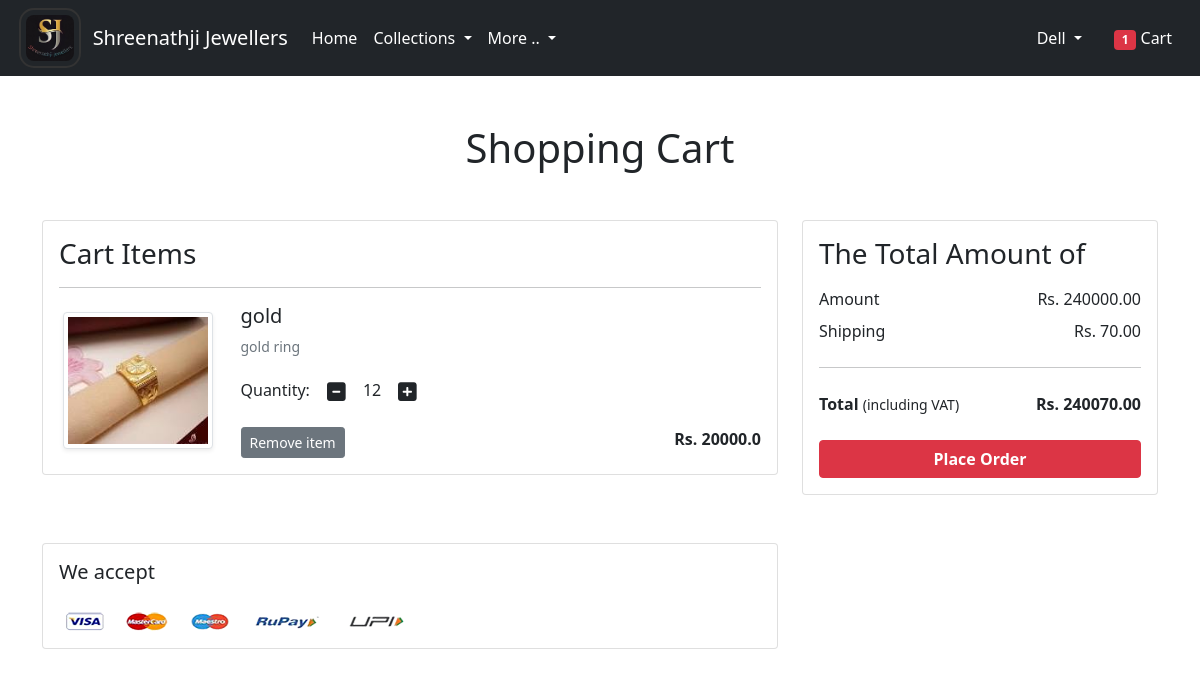
Page /cart/ (signed in) on the committed database.
### app/models.py (models this page shows, shortened)
class Cart(models.Model):
 user = models.ForeignKey(User, on_delete=models.CASCADE)
 product = models.ForeignKey(Product, on_delete=models.CASCADE)
 quantity = models.PositiveIntegerField(default=1)
 def __str__(self):
  return str(self.id)

class Product(models.Model):
 title = models.CharField(max_length=100)
 selling_price = models.FloatField()
 discounted_price = models.FloatField()
 description = models.TextField()
 brand = models.CharField(max_length=100)
 category = models.CharField( choices=CATEGORY_CHOICES, max_length=2)
 product_image = models.ImageField(upload_to='productimg')

### app/views.py (the view)
# urls.py: path('cart/', views.show_cart, name='showcart'),
@login_required
def show_cart(request):
	totalitem = 0
	if request.user.is_authenticated:
		totalitem = len(Cart.objects.filter(user=request.user))
		user = request.user
		cart = Cart.objects.filter(user=user)
		amount = 0.0
		shipping_amount = 70.0
		totalamount=0.0
		cart_product = [p for p in Cart.objects.all() if p.user == request.user]
		print(cart_product)
		if cart_product:
			for p in cart_product:
				tempamount = (p.quantity * p.product.discounted_price)
				amount += tempamount
				totalamount = amount+shipping_amount
			return render(request, 'app/addtocart.html', {'carts':cart, 'amount':amount, 'totalamount':totalamount, 'totalitem':totalitem})
		else:
			return render(request, 'app/emptycart.html', {'totalitem':totalitem})
	else:
		return render(request, 'app/emptycart.html', {'totalitem':totalitem})

### app/templates/app/addtocart.html (shortened to what this page needs)
{% extends 'app/base.html' %}
{% load static %}
{% block main-content %}
<div class="container my-5">
 <div class="row">
  <h1 class="text-center mb-5">Shopping Cart</h1>
  <div class="col-sm-8">
  <div class="card">
   <div class="card-body">
    <h3>Cart Items</h3>
    {% for cart in carts %}
    <hr>
    <div class="row">
     <div class="col-sm-3 text-center align-self-center"><img src="{{cart.product.product_image.url}}" alt="" srcset="" class="img-fluid img-thumbnail shadow-sm" height="150" width="150"> </div>
     <div class="col-sm-9">
      <div>
       <h5>{{cart.product.title}}</h5>
       <p class="mb-2 text-muted small">{{cart.product.description}}</p>
       <div class="my-3">
        <label for="quantity">Quantity:</label>
        <a class="minus-cart btn" pid="{{cart.product.id}}"><i class="fas fa-minus-square fa-lg"></i></a>
          <span id="quantity">{{cart.quantity}}</span>
        <a class="plus-cart btn" pid="{{cart.product.id}}"><i class="fas fa-plus-square fa-lg"></i></a>
       </div>
       <div class="d-flex justify-content-between">
        <a class="btn btn-sm btn-secondary mr-3 remove-cart" pid={{cart.product.id}}>Remove item </a>
        <p class="mb-0"><span><strong>Rs. {{cart.product.discounted_price}}</strong></span></p>
       </div>
      </div>
     </div>
    </div>
    {% endfor %}
   </div>
   </div>
  </div>
  <div class="col-sm-4">
   <div class="card">
    <div class="card-body">
      <h3>The Total Amount of</h3>
      <ul class="list-group">
       <li class="list-group-item d-flex justify-content-between align-items-center border-0 px-0 pb-0">Amount<span>Rs. <span id="amount">{{amount|floatformat:2}}</span> </span></li>
       <li class="list-group-item d-flex justify-content-between align-items-center border-0 px-0">Shipping<span>Rs. 70.00</span></li>
       <hr>
       <li class="list-group-item d-flex justify-content-between align-items-center border-0 px-0 mb-3">
        <div>
           <strong>Total</strong> <small>(including VAT)</small>
         </div>
         <span><strong>Rs. </strong><strong id="totalamount"> {{totalamount|floatformat:2}}</strong></span>
       </li>
      </ul>
      <div class="d-grid"><a href="{% url 'checkout' %}" class="btn btn-danger fw-bold">Place Order</a></div>
    </div>
   </div>
  </div>
 </div>
</div>
<div class="container">
 <div class="row">
  <div class="col-sm-8">
   <div class="card">
    <div class="card-body">
      <h5 class="mb-4">We accept</h5>
      <img src="{% static 'app/images/payment.png' %}" alt="" class="img-fluid">
    </div>
  </div>
  </div>
 </div>
</div>
{% endblock main-content %}

### app/templates/app/base.html (shortened to what this page needs)
<!doctype html>
{% load static %}
<html lang="en">
  <head>
    <link href="https://cdn.jsdelivr.net/npm/bootstrap@5.0.0-beta1/dist/css/bootstrap.min.css" rel="stylesheet">
    <link rel="stylesheet" href="{% static 'app/css/owl.carousel.min.css' %}">
    <link rel="stylesheet" href="{% static 'app/css/all.min.css' %}">
    <link rel="stylesheet" href="{% static 'app/css/style.css' %}">
  </head>
  <body>
    <nav class="navbar navbar-expand-lg navbar-dark bg-dark">
      &nbsp &nbsp &nbsp<img src="{% static 'app/images/logo/logo.jpeg' %}" height="60px" style="border: 2px solid #333; border-radius: 15px; padding: 5px;">
     <div class="container">
       <a class="navbar-brand" href="/">Shreenathji Jewellers</a>
       <div class="collapse navbar-collapse" id="navbarSupportedContent">
         <ul class="navbar-nav me-auto mb-2 mb-lg-0">
           <li class="nav-item">
             <a class="nav-link active" aria-current="page" href="/">Home</a>
           </li>
           <li class="nav-item dropdown">
             <a class="nav-link dropdown-toggle text-white" href="#" id="electronicsDropdown" role="button" data-bs-toggle="dropdown" aria-expanded="false">
               Collections
             </a>
           </li>
           <li class="nav-item dropdown">
            <a class="nav-link dropdown-toggle text-white" href="#" id="electronicsDropdown" role="button" data-bs-toggle="dropdown" aria-expanded="false">
              More ..
            </a>
         </ul>
         <div>
          <ul class="navbar-nav me-auto mb-2 mb-lg-0">
          {% if request.user.is_authenticated %}
           <li class="nav-item dropdown mx-2">
              <a class="nav-link dropdown-toggle text-white" href="#" id="profileDropdown" role="button" data-bs-toggle="dropdown" aria-expanded="false">
                {{request.user.username|capfirst}}
              </a>
            </li>
            <li class="nav-item mx-2">
              <a href="{% url 'showcart' %}" class="nav-link text-white"><span class="badge bg-danger">{{totalitem}}</span> Cart </a>
            </li>
            {% endif %}
          </ul>
         </div>
       </div>
     </div>
    </nav>
    {% block main-content %} {% endblock main-content %}
  </body>
</html>

### rows in the picture
Cart: product.product_image (picture), product "gold", product.description "gold ring", quantity "12", product.discounted_price "20000.0"

### other values in the picture
{{ request.user.username|capfirst }} "Dell"
{{ totalitem }} "1"
{{ amount|floatformat:2 }} "240000.00"
{{ totalamount|floatformat:2 }} "240070.00"
